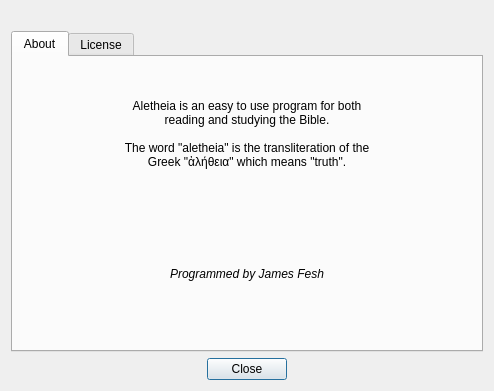
<?xml version="1.0" encoding="UTF-8"?>
<ui version="4.0">
 <class>AboutDialog</class>
 <widget class="QDialog" name="AboutDialog">
  <property name="geometry">
   <rect>
    <x>0</x>
    <y>0</y>
    <width>494</width>
    <height>391</height>
   </rect>
  </property>
  <property name="windowTitle">
   <string>About Aletheia</string>
  </property>
  <layout class="QVBoxLayout" name="verticalLayout">
   <item>
    <widget class="QLabel" name="label_2">
     <property name="text">
      <string/>
     </property>
     <property name="pixmap">
      <pixmap resource="resources.qrc">:/aletheia/icons/resources/aletheia.png</pixmap>
     </property>
     <property name="scaledContents">
      <bool>false</bool>
     </property>
     <property name="alignment">
      <set>Qt::AlignCenter</set>
     </property>
    </widget>
   </item>
   <item>
    <widget class="QTabWidget" name="tabWidget">
     <property name="tabShape">
      <enum>QTabWidget::Rounded</enum>
     </property>
     <property name="currentIndex">
      <number>0</number>
     </property>
     <widget class="QWidget" name="aboutTab">
      <attribute name="title">
       <string>About</string>
      </attribute>
      <layout class="QVBoxLayout" name="verticalLayout_2">
       <item>
        <widget class="QLabel" name="label">
         <property name="text">
          <string>Aletheia is an easy to use program for both
reading and studying the Bible.

The word &quot;aletheia&quot; is the transliteration of the
Greek &quot;ἀλήθεια&quot; which means &quot;truth&quot;.</string>
         </property>
         <property name="alignment">
          <set>Qt::AlignCenter</set>
         </property>
         <property name="wordWrap">
          <bool>true</bool>
         </property>
        </widget>
       </item>
       <item>
        <widget class="QLabel" name="label_3">
         <property name="text">
          <string>&lt;html&gt;&lt;head/&gt;&lt;body&gt;&lt;p&gt;&lt;span style=&quot; font-style:italic;&quot;&gt;Programmed by James Fesh&lt;/span&gt;&lt;/p&gt;&lt;/body&gt;&lt;/html&gt;</string>
         </property>
         <property name="alignment">
          <set>Qt::AlignCenter</set>
         </property>
        </widget>
       </item>
      </layout>
     </widget>
     <widget class="QWidget" name="licenseTab">
      <attribute name="title">
       <string>License</string>
      </attribute>
      <layout class="QVBoxLayout" name="verticalLayout_3">
       <item>
        <widget class="QTextEdit" name="textEdit">
         <property name="lineWrapMode">
          <enum>QTextEdit::NoWrap</enum>
         </property>
         <property name="readOnly">
          <bool>true</bool>
         </property>
         <property name="html">
          <string>&lt;!DOCTYPE HTML PUBLIC &quot;-//W3C//DTD HTML 4.0//EN&quot; &quot;http://www.w3.org/TR/REC-html40/strict.dtd&quot;&gt;
&lt;html&gt;&lt;head&gt;&lt;meta name=&quot;qrichtext&quot; content=&quot;1&quot; /&gt;&lt;style type=&quot;text/css&quot;&gt;
p, li { white-space: pre-wrap; }
&lt;/style&gt;&lt;/head&gt;&lt;body style=&quot; font-family:'Sans'; font-size:9pt; font-weight:400; font-style:normal;&quot;&gt;
&lt;p style=&quot; margin-top:0px; margin-bottom:0px; margin-left:0px; margin-right:0px; -qt-block-indent:0; text-indent:0px;&quot;&gt;Copyright © 2012 James Fesh&lt;/p&gt;
&lt;p style=&quot;-qt-paragraph-type:empty; margin-top:0px; margin-bottom:0px; margin-left:0px; margin-right:0px; -qt-block-indent:0; text-indent:0px;&quot;&gt;&lt;br /&gt;&lt;/p&gt;
&lt;p style=&quot; margin-top:0px; margin-bottom:0px; margin-left:0px; margin-right:0px; -qt-block-indent:0; text-indent:0px;&quot;&gt;Permission is hereby granted, free of charge, to any person&lt;/p&gt;
&lt;p style=&quot; margin-top:0px; margin-bottom:0px; margin-left:0px; margin-right:0px; -qt-block-indent:0; text-indent:0px;&quot;&gt;obtaining a copy of this software and associated documentation&lt;/p&gt;
&lt;p style=&quot; margin-top:0px; margin-bottom:0px; margin-left:0px; margin-right:0px; -qt-block-indent:0; text-indent:0px;&quot;&gt;files (the &amp;quot;Software&amp;quot;), to deal in the Software without restriction,&lt;/p&gt;
&lt;p style=&quot; margin-top:0px; margin-bottom:0px; margin-left:0px; margin-right:0px; -qt-block-indent:0; text-indent:0px;&quot;&gt;including without limitation the rights to use, copy, modify, merge,&lt;/p&gt;
&lt;p style=&quot; margin-top:0px; margin-bottom:0px; margin-left:0px; margin-right:0px; -qt-block-indent:0; text-indent:0px;&quot;&gt;publish, distribute, sublicense, and/or sell copies of the Software,&lt;/p&gt;
&lt;p style=&quot; margin-top:0px; margin-bottom:0px; margin-left:0px; margin-right:0px; -qt-block-indent:0; text-indent:0px;&quot;&gt;and to permit persons to whom the Software is furnished to do so,&lt;/p&gt;
&lt;p style=&quot; margin-top:0px; margin-bottom:0px; margin-left:0px; margin-right:0px; -qt-block-indent:0; text-indent:0px;&quot;&gt;subject to the following conditions:&lt;/p&gt;
&lt;p style=&quot; margin-top:0px; margin-bottom:0px; margin-left:0px; margin-right:0px; -qt-block-indent:0; text-indent:0px;&quot;&gt;   * Redistributions of source code must retain the above&lt;/p&gt;
&lt;p style=&quot; margin-top:0px; margin-bottom:0px; margin-left:0px; margin-right:0px; -qt-block-indent:0; text-indent:0px;&quot;&gt;      copyright notice, this list of conditions and the following&lt;/p&gt;
&lt;p style=&quot; margin-top:0px; margin-bottom:0px; margin-left:0px; margin-right:0px; -qt-block-indent:0; text-indent:0px;&quot;&gt;      disclaimer.&lt;/p&gt;
&lt;p style=&quot; margin-top:0px; margin-bottom:0px; margin-left:0px; margin-right:0px; -qt-block-indent:0; text-indent:0px;&quot;&gt;   * Redistributions in binary form must reproduce the above&lt;/p&gt;
&lt;p style=&quot; margin-top:0px; margin-bottom:0px; margin-left:0px; margin-right:0px; -qt-block-indent:0; text-indent:0px;&quot;&gt;      copyright notice, this list of conditions and the following&lt;/p&gt;
&lt;p style=&quot; margin-top:0px; margin-bottom:0px; margin-left:0px; margin-right:0px; -qt-block-indent:0; text-indent:0px;&quot;&gt;      disclaimer in the documentation and/or other materials&lt;/p&gt;
&lt;p style=&quot; margin-top:0px; margin-bottom:0px; margin-left:0px; margin-right:0px; -qt-block-indent:0; text-indent:0px;&quot;&gt;      provided with the distribution.&lt;/p&gt;
&lt;p style=&quot; margin-top:0px; margin-bottom:0px; margin-left:0px; margin-right:0px; -qt-block-indent:0; text-indent:0px;&quot;&gt;   * Neither the name of the author nor the name of the Software&lt;/p&gt;
&lt;p style=&quot; margin-top:0px; margin-bottom:0px; margin-left:0px; margin-right:0px; -qt-block-indent:0; text-indent:0px;&quot;&gt;      may be used to endorse or promote products derived from&lt;/p&gt;
&lt;p style=&quot; margin-top:0px; margin-bottom:0px; margin-left:0px; margin-right:0px; -qt-block-indent:0; text-indent:0px;&quot;&gt;      this software without specific prior written permission.&lt;/p&gt;
&lt;p style=&quot;-qt-paragraph-type:empty; margin-top:0px; margin-bottom:0px; margin-left:0px; margin-right:0px; -qt-block-indent:0; text-indent:0px;&quot;&gt;&lt;br /&gt;&lt;/p&gt;
&lt;p style=&quot; margin-top:0px; margin-bottom:0px; margin-left:0px; margin-right:0px; -qt-block-indent:0; text-indent:0px;&quot;&gt;THE SOFTWARE IS PROVIDED &amp;quot;AS IS&amp;quot;, WITHOUT WARRANTY OF ANY&lt;/p&gt;
&lt;p style=&quot; margin-top:0px; margin-bottom:0px; margin-left:0px; margin-right:0px; -qt-block-indent:0; text-indent:0px;&quot;&gt;KIND, EXPRESS OR IMPLIED, INCLUDING BUT NOT LIMITED TO THE&lt;/p&gt;
&lt;p style=&quot; margin-top:0px; margin-bottom:0px; margin-left:0px; margin-right:0px; -qt-block-indent:0; text-indent:0px;&quot;&gt;WARRANTIES OF MERCHANTABILITY, FITNESS FOR A PARTICULAR&lt;/p&gt;
&lt;p style=&quot; margin-top:0px; margin-bottom:0px; margin-left:0px; margin-right:0px; -qt-block-indent:0; text-indent:0px;&quot;&gt;PURPOSE AND NONINFRINGEMENT. IN NO EVENT SHALL THE&lt;/p&gt;
&lt;p style=&quot; margin-top:0px; margin-bottom:0px; margin-left:0px; margin-right:0px; -qt-block-indent:0; text-indent:0px;&quot;&gt;AUTHORS OR COPYRIGHT HOLDERS BE LIABLE FOR ANY CLAIM,&lt;/p&gt;
&lt;p style=&quot; margin-top:0px; margin-bottom:0px; margin-left:0px; margin-right:0px; -qt-block-indent:0; text-indent:0px;&quot;&gt;DAMAGES OR OTHER LIABILITY, WHETHER IN AN ACTION OF&lt;/p&gt;
&lt;p style=&quot; margin-top:0px; margin-bottom:0px; margin-left:0px; margin-right:0px; -qt-block-indent:0; text-indent:0px;&quot;&gt;CONTRACT, TORT OR OTHERWISE, ARISING FROM, OUT OF OR IN&lt;/p&gt;
&lt;p style=&quot; margin-top:0px; margin-bottom:0px; margin-left:0px; margin-right:0px; -qt-block-indent:0; text-indent:0px;&quot;&gt;CONNECTION WITH THE SOFTWARE OR THE USE OR OTHER DEALINGS&lt;/p&gt;
&lt;p style=&quot; margin-top:0px; margin-bottom:0px; margin-left:0px; margin-right:0px; -qt-block-indent:0; text-indent:0px;&quot;&gt;IN THE SOFTWARE.&lt;/p&gt;&lt;/body&gt;&lt;/html&gt;</string>
         </property>
        </widget>
       </item>
      </layout>
     </widget>
    </widget>
   </item>
   <item>
    <layout class="QHBoxLayout" name="horizontalLayout_2">
     <item>
      <spacer name="horizontalSpacer">
       <property name="orientation">
        <enum>Qt::Horizontal</enum>
       </property>
       <property name="sizeHint" stdset="0">
        <size>
         <width>40</width>
         <height>20</height>
        </size>
       </property>
      </spacer>
     </item>
     <item>
      <widget class="QPushButton" name="pushButton">
       <property name="text">
        <string>Close</string>
       </property>
      </widget>
     </item>
     <item>
      <spacer name="horizontalSpacer_2">
       <property name="orientation">
        <enum>Qt::Horizontal</enum>
       </property>
       <property name="sizeHint" stdset="0">
        <size>
         <width>40</width>
         <height>20</height>
        </size>
       </property>
      </spacer>
     </item>
    </layout>
   </item>
  </layout>
 </widget>
 <resources>
  <include location="resources.qrc"/>
 </resources>
 <connections>
  <connection>
   <sender>pushButton</sender>
   <signal>clicked()</signal>
   <receiver>AboutDialog</receiver>
   <slot>close()</slot>
   <hints>
    <hint type="sourcelabel">
     <x>191</x>
     <y>315</y>
    </hint>
    <hint type="destinationlabel">
     <x>3</x>
     <y>295</y>
    </hint>
   </hints>
  </connection>
 </connections>
</ui>
